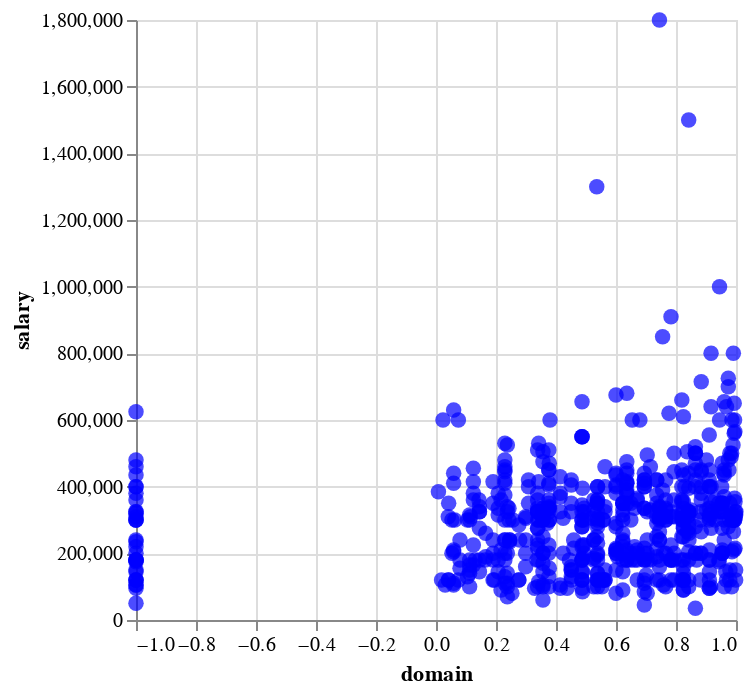

Notebook code for this chart:
### Code cell
scatter_plot = alt.Chart(df).mark_circle(size = 60, color = 'blue').encode(
x = 'domain',
y = 'salary'
)
scatter_plot

### Figure 1 — Vega-Lite specification as saved in the notebook (floating-point values rounded to 4 significant figures; data arrays with more than 128 entries replaced by an {"elided": "..."} marker saying what was removed)
{"config": {"view": {"continuousWidth": 300, "continuousHeight": 300}}, "data": {"name": "data-4851e09c39dc6bb7ad260cd157dee2bc"}, "mark": {"type": "circle", "color": "blue", "size": 60}, "encoding": {"x": {"field": "domain", "type": "quantitative"}, "y": {"field": "salary", "type": "quantitative"}}, "$schema": "https://vega.github.io/schema/vega-lite/v5.15.1.json", "datasets": {"data-4851e09c39dc6bb7ad260cd157dee2bc": {"elided": "599 records"}}}
